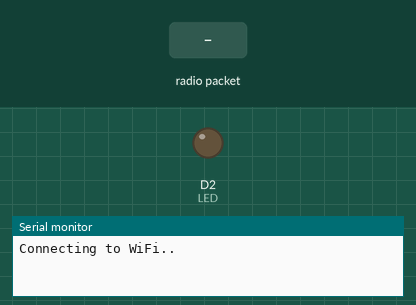
Simulated run of this program. Board: ESP8266 (NodeMCU). On the bench: output pins drawn as LEDs (lit = HIGH), the last lines printed to the serial monitor. Inputs (shaded band) come from the test bench. WiFi joins after 1.5 s; servers stay silent unless stated; network time is answered at once with the bench clock; uploads are accepted with an empty reply; the local clock reads 2024-03-15 10:24:30 at power-on unless the program sets it; no radio packets arrive unless stated.

Above: at 1.2 s.
1.3 s: radio packet "1" arrives
At 3.9 s:
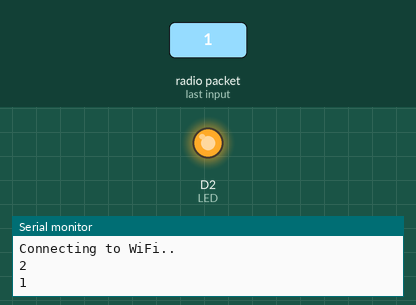
Timing chart, 0 to 5.4 s (numbered marks = the images above; inputs shaded):
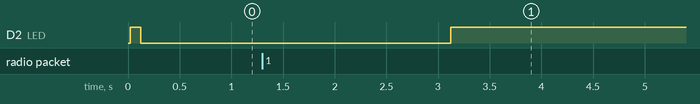

The program:

main.cpp
```cpp
/*
  --- LED ---
  -LED   -> D2
  -- LoRa ---
  -RST   -> D0
  -DIO0  -> D1
  -CLK   -> D5
  -MISO  -> D6
  -MOSI  -> D7
  -NSS   -> D8
*/
#include <Arduino.h>
#include <ESP8266WiFi.h>
#include <ESP8266HTTPClient.h>
#include <SPI.h>
#include <Wire.h>
#include <LoRa.h>
#include <ArduinoJson.h>
#include <NTPClient.h>
#include <WiFiUdp.h>

#define LED D2
#define ssid "bolt"
#define pass "11111111"

bool dataReceived;
int gas, temp, hum;
String host = "https://pe-air-quality.firebaseio.com/sensor/0/logs.json";
String data;
HTTPClient http;
WiFiClientSecure client;
WiFiUDP ntpUDP;
NTPClient timeClient(ntpUDP, "pool.ntp.org", 0);
void onReceive(int packetSize)
{
  DynamicJsonDocument output(1024);
  String temporary = LoRa.readString();
  DeserializationError error = deserializeJson(output, temporary);
  if (!error)
  {
    gas = output["gas"];
    temp = output["temp"];
    hum = output["hum"];
    String timestamp = (String)timeClient.getEpochTime();
    Serial.println(timestamp);
    data = "{\"co\":" + (String)gas + ",\"humidity\":" + (String)hum + ",\"temperature\":" + (String)temp + ",\"timestamp\":" + (String)timestamp + "}";
    // Serial.println(data);
    dataReceived = true;
  }
  Serial.println(temporary);
}
void setup()
{
  Serial.begin(115200);
  pinMode(LED, OUTPUT);
  if (!LoRa.begin(415E6))
  {
    Serial.println("Starting LoRa failed!");
    while (1)
      ;
  }

  /*
      Inisialisasi WiFi
  */
  WiFi.begin(ssid, pass);

  /*
      Inisialisasi callback LoRa
  */
  LoRa.onReceive(onReceive);
  LoRa.receive();
}

void loop()
{
  while (WiFi.status() != WL_CONNECTED)
  {
    Serial.println("Connecting to WiFi..");
    digitalWrite(LED, HIGH);
    delay(100);
    digitalWrite(LED, LOW);
    delay(3000);
  }
  digitalWrite(LED, HIGH);
  timeClient.update();
  if (dataReceived)
  {
    /*
        Mengirim data ke fireabase
    */
    client.setInsecure();
    client.connect(host, 443);
    http.begin(client, host);
    int response_code = http.POST(data);
    if (response_code == HTTP_CODE_OK)
    {
      Serial.println(http.getString());
    }
    http.end();
    dataReceived = false;
  }
  delay(1000);
}
```
